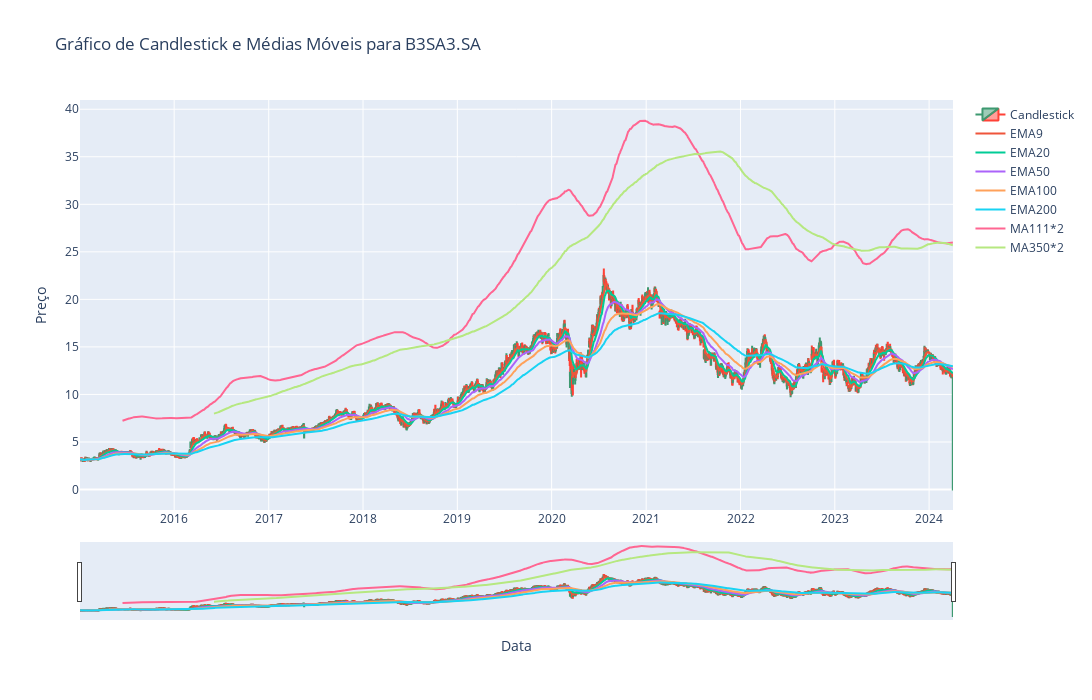

Notebook code for this chart:
### Code cell
# Cria um gráfico de candlestick usando o Plotly
fig = go.Figure(data=[go.Candlestick(x=df.index,
                open=df['Open'],
                high=df['High'],
                low=df['Low'],
                close=df['Close'],
                name='Candlestick')])

# Adiciona as médias móveis ao gráfico
fig.add_trace(go.Scatter(x=df.index, y=df['EMA9'], mode='lines', name='EMA9'))
fig.add_trace(go.Scatter(x=df.index, y=df['EMA20'], mode='lines', name='EMA20'))
fig.add_trace(go.Scatter(x=df.index, y=df['EMA50'], mode='lines', name='EMA50'))
fig.add_trace(go.Scatter(x=df.index, y=df['EMA100'], mode='lines', name='EMA100'))
fig.add_trace(go.Scatter(x=df.index, y=df['EMA200'], mode='lines', name='EMA200'))
fig.add_trace(go.Scatter(x=df.index, y=df['MA111*2'], mode='lines', name='MA111*2'))
fig.add_trace(go.Scatter(x=df.index, y=df['MA350*2'], mode='lines', name='MA350*2'))

if ticker=="^BVSP":
    ticker='IBOV'

# Configura o layout do gráfico
fig.update_layout(
    width=1500,
    height=700,
    title=f"Gráfico de Candlestick e Médias Móveis para {ticker}",
    xaxis_title="Data",
    yaxis_title="Preço",
    showlegend=True
)

# Exibe o gráfico
fig.show()

### Figure 1 — Plotly figure (JSON) as saved in the notebook; plotly's stock layout.template omitted (floating-point values rounded to 4 significant figures; data arrays with more than 128 entries replaced by an {"elided": "..."} marker saying what was removed)
{"data": [{"close": {"elided": "2299 float values"}, "high": {"elided": "2299 float values"}, "low": {"elided": "2299 float values"}, "name": "Candlestick", "open": {"elided": "2299 float values"}, "type": "candlestick", "x": {"elided": "2299 str values"}}, {"mode": "lines", "name": "EMA9", "type": "scatter", "x": {"elided": "2299 str values"}, "y": {"elided": "2299 float values"}}, {"mode": "lines", "name": "EMA20", "type": "scatter", "x": {"elided": "2299 str values"}, "y": {"elided": "2299 float values"}}, {"mode": "lines", "name": "EMA50", "type": "scatter", "x": {"elided": "2299 str values"}, "y": {"elided": "2299 float values"}}, {"mode": "lines", "name": "EMA100", "type": "scatter", "x": {"elided": "2299 str values"}, "y": {"elided": "2299 float values"}}, {"mode": "lines", "name": "EMA200", "type": "scatter", "x": {"elided": "2299 str values"}, "y": {"elided": "2299 float values"}}, {"mode": "lines", "name": "MA111*2", "type": "scatter", "x": {"elided": "2299 str values"}, "y": {"elided": "2299 float values"}}, {"mode": "lines", "name": "MA350*2", "type": "scatter", "x": {"elided": "2299 str values"}, "y": {"elided": "2299 float values"}}], "layout": {"height": 700, "showlegend": true, "title": {"text": "Gráfico de Candlestick e Médias Móveis para B3SA3.SA"}, "width": 1500, "xaxis": {"title": {"text": "Data"}}, "yaxis": {"title": {"text": "Preço"}}}}
